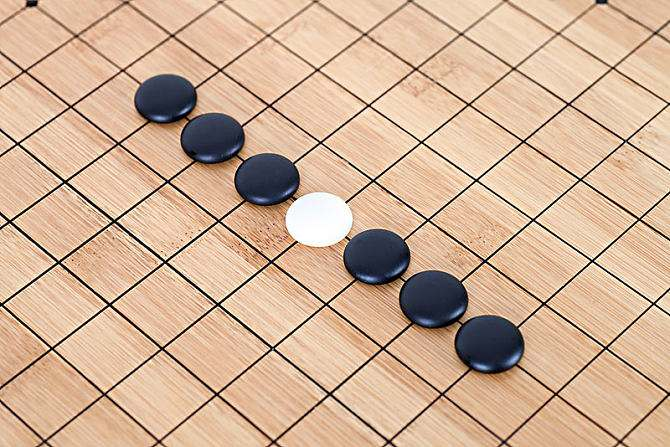
#> input picture 02-配套案例/03-机器视觉基础应用实训案例/10-霍夫检测基础实训/test.jpg, 670 x 447 px
$ python Hough.py
#> lines starting #> are read from the running program, lines starting #| are printed output that depends on the picture; after the words box and inside, x2 and y2 are one past the last pixel; in counts of white or black regions, pixels touching at a corner belong together
import cv2
import numpy as np
import matplotlib.pyplot as plt

img = cv2.imread('test.jpg')  # 读入图片
#> img is the input picture: shape (447, 670, 3); mean B, G, R 151.6, 177.3, 208.3
gray = cv2.cvtColor(img,cv2.COLOR_BGR2GRAY)  # 灰度图像
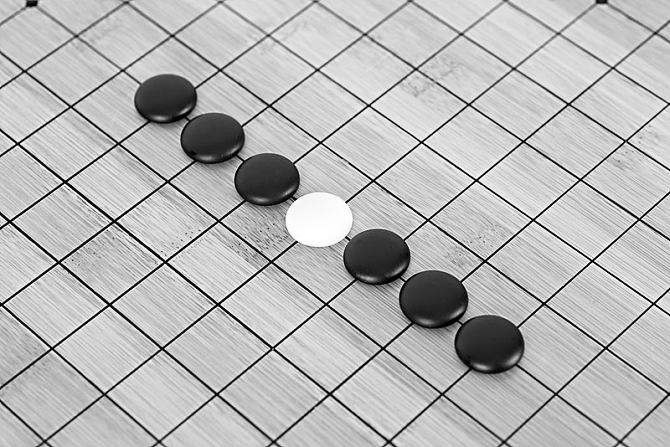
#> gray: shape (447, 670); min 0, max 255, mean 183.7
gray = cv2.GaussianBlur(gray,(9,9),1.5)  # 先进行高斯模糊，防止噪点影响
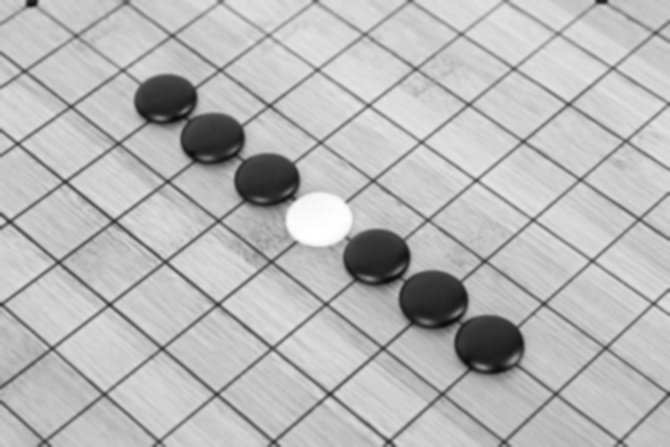
#> gray: shape (447, 670); min 10, max 255, mean 183.7
edges = cv2.Canny(gray,50,150)  # 边缘检测
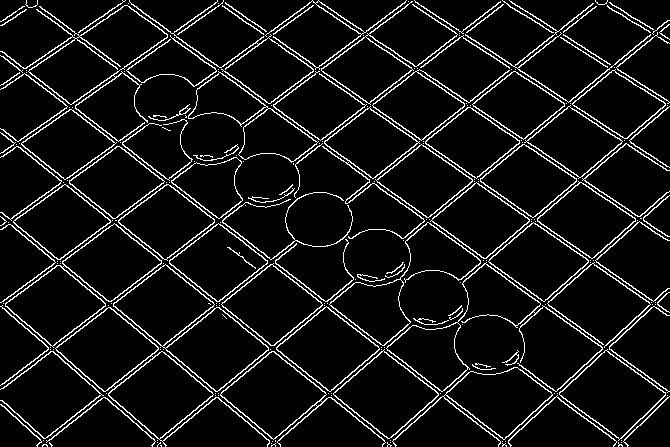
#> edges: shape (447, 670); 8% white in thin lines or dots
plt.subplot(121), plt.imshow(edges, 'gray')
plt.xticks([]),plt.yticks([])
# hough transform
lines = cv2.HoughLines(edges, 0.5, np.pi/180, 80)  # 霍夫变换检测直线
#> lines = 68 rows, first 8: [-127, 2.18], [-177.5, 2.16], [-75, 2.2], [-173.5, 2.16], [-123.5, 2.18], [372, 0.908], [440, 0.89], [-71.5, 2.2]
# print(lines)

lines1 = lines[:,0,:]  # 提取为为二维
#> lines1 = 68 pairs, first value -269 to 668.5, second value 0.82 to 2.29
for rho,theta in lines1[:]:   # 将检测到的直线画出来
    a = np.cos(theta)
    b = np.sin(theta)
    x0 = a*rho
    y0 = b*rho
    x1 = int(x0 + 1000*(-b))
    y1 = int(y0 + 1000*(a))
    x2 = int(x0 - 1000*(-b))
    y2 = int(y0 - 1000*(a))
    cv2.line(img, (x1, y1), (x2, y2), (255, 0, 0), 1)
#> this loop made 68 passes
#> (rho, theta, a, b, x0, y0, x1, y1) on passes 1 to 12: (-127, 2.18, -0.574, 0.819, 72.84, -104, -746, -677), (-177.5, 2.16, -0.559, 0.829, 99.26, -147.2, -729, -706), (-75, 2.2, -0.588, 0.809, 44.08, -60.68, -764, -648), (-173.5, 2.16, -0.559, 0.829, 97.02, -143.8, -732, -703), (-123.5, 2.18, -0.574, 0.819, 70.84, -101.2, -748, -674), (372, 0.908, 0.616, 0.788, 229, 293.1, -558, 908), (440, 0.89, 0.629, 0.777, 276.9, 341.9, -500, 971), (-71.5, 2.2, -0.588, 0.809, 42.03, -57.84, -766, -645), (161, 2.27, -0.643, 0.766, -103.5, 123.3, -869, -519), (308, 0.908, 0.616, 0.788, 189.6, 242.7, -598, 858), (307, 0.925, 0.602, 0.799, 184.8, 245.2, -613, 846), (40.5, 2.23, -0.616, 0.788, -24.93, 31.91, -812, -583)
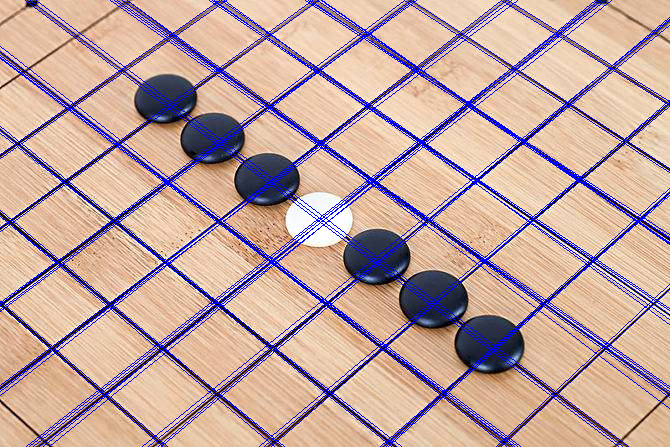
#> img: shape (447, 670, 3); 8.54% of pixels changed, all inside (x1, y1, x2, y2) = (0, 0, 670, 447)

plt.subplot(122), plt.imshow(img,)
plt.xticks([]), plt.yticks([])
plt.show()
#> figure, not shown here; B, G, R data is drawn as R, G, B
